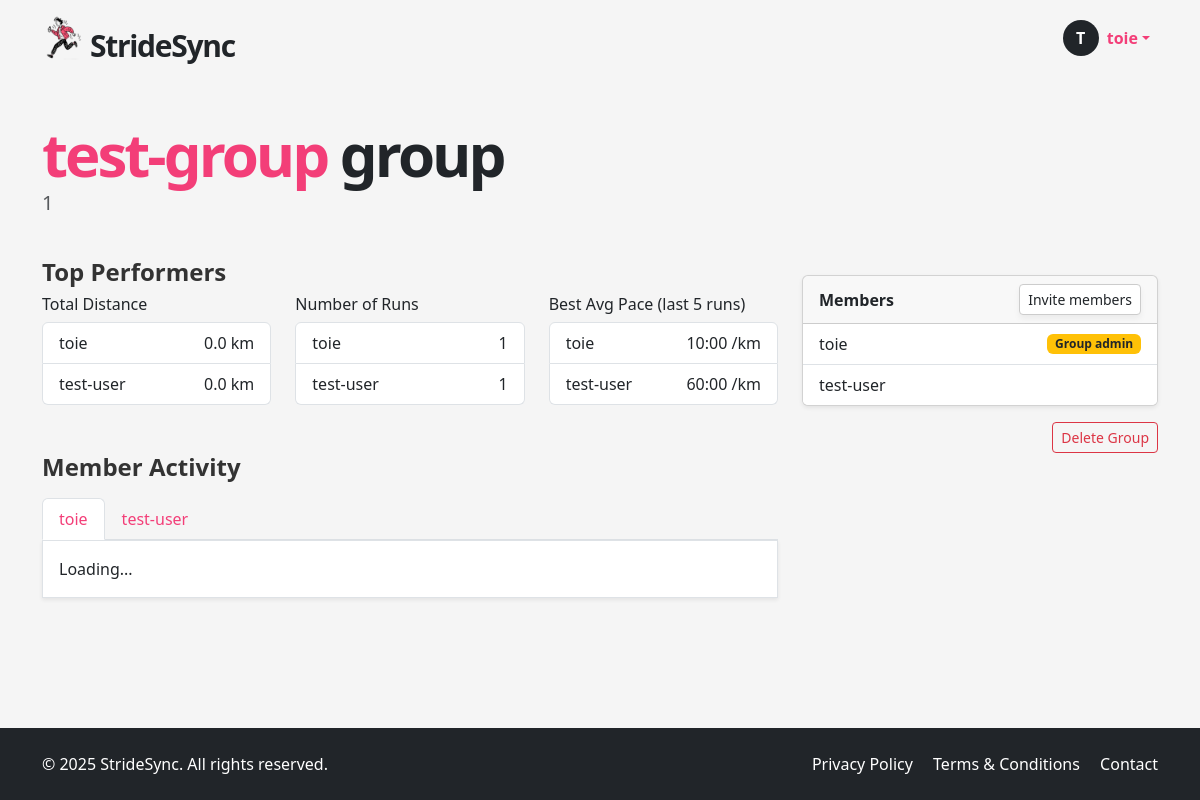
/groups/2 (signed in), run on the app's committed database.
### app/models.py (models this page shows, shortened)
class User(UserMixin, db.Model):
    __tablename__ = "users"
    id = sa.Column(sa.Integer, primary_key=True)
    email = sa.Column(sa.String(120), unique=True, nullable=False, index=True)
    password_hash = sa.Column(sa.String(256))
    username = sa.Column(sa.String(64), unique=True, nullable=False, index=True)
    role = sa.Column(sa.Enum(UserRole), default=UserRole.USER, nullable=False)
    is_verified = sa.Column(sa.Boolean, default=False)
    verification_token = sa.Column(sa.String(128), nullable=False, default=lambda: secrets.token_urlsafe(32))
    runs = so.relationship("Run", back_populates="user", cascade="all, delete-orphan")
    groups = so.relationship("Group", secondary=user_groups, back_populates="members")
    admin_of_groups = so.relationship("Group", secondary=group_admins, back_populates="admins")

class Group(db.Model):
    __tablename__ = "groups"
    id = sa.Column(sa.Integer, primary_key=True)
    name = sa.Column(sa.String(100), unique=True, nullable=False)
    description = sa.Column(sa.Text)
    members = so.relationship("User", secondary=user_groups, back_populates="groups")
    admins = so.relationship("User", secondary=group_admins, back_populates="admin_of_groups")
    runs = so.relationship("Run", secondary=run_groups, back_populates="groups")
    invites = so.relationship("GroupInvite", back_populates="group", cascade="all, delete-orphan")

### app/routes.py (the view)
@app.route('/groups/<int:group_id>')
@login_required
def view_group(group_id):
    group = db.session.get(Group, group_id)
    if not group:
        abort(404)
    if current_user not in group.members:
        flash("You are not a member of this group.", "warning")  #
        return redirect(url_for('dashboard'))
    top_distance = db.session.execute(
        sa.select(User.username, sa.func.sum(Run.distance).label('total_distance'))
        .select_from(User)
        .join(Run, Run.user_id == User.id)
        .join(run_groups, run_groups.c.run_id == Run.id)
        .where(run_groups.c.group_id == group_id)
        .group_by(User.username)
        .order_by(sa.desc('total_distance'))
        .limit(5)
    ).all()
    top_runs = db.session.execute(
        sa.select(User.username, sa.func.count(Run.id).label('run_count'))
        .join(Run, Run.user_id == User.id)
        .join(run_groups, run_groups.c.run_id == Run.id)
        .where(run_groups.c.group_id == group_id)
        .group_by(User.username)
        .order_by(sa.desc('run_count'))
        .limit(5)
    ).all()
    pace_data = []
    for user in group.members:
        recent_runs = db.session.scalars(
            sa.select(Run)
            .join(run_groups, run_groups.c.run_id == Run.id)
            .where(
                Run.user_id == user.id,
                run_groups.c.group_id == group_id
            )
            .order_by(Run.date.desc())
            .limit(5)
        ).all()
        if recent_runs:
            avg_pace = sum(run.pace for run in recent_runs) / len(recent_runs)
            pace_data.append((user.username, avg_pace))
    top_pace = sorted(pace_data, key=lambda x: x[1])[:5]  # lower pace = faster
    PER_PAGE = 5
    user_runs_paginated = {}
    for member in group.members:
        page = request.args.get(f'page_{member.id}', 1, type=int)
        runs = db.session.scalars(
            sa.select(Run)
            .join(run_groups, run_groups.c.run_id == Run.id)
            .where(
                Run.user_id == member.id,
                run_groups.c.group_id == group.id
            )
            .order_by(Run.date.desc())
            .limit(PER_PAGE)
            .offset((page - 1) * PER_PAGE)
        ).all()
        run_count = db.session.scalar(
            sa.select(sa.func.count(Run.id))
            .join(run_groups, run_groups.c.run_id == Run.id)
            .where(
                Run.user_id == member.id,
                run_groups.c.group_id == group.id
            )
        )
        user_runs_paginated[member.id] = {
            "runs": runs,
            "total": run_count,
            "pages": (run_count + PER_PAGE - 1) // PER_PAGE,
            "current": page,
        }
    print("Top distance data:", top_distance)
    return render_template(
        "group.html",
        group=group,
        is_admin=current_user in group.admins,
        top_distance=top_distance,
        top_runs=top_runs,
        top_pace=top_pace,
        user_runs_paginated=user_runs_paginated
    )

### app/models.py (called while the page is built)
@login.user_loader
def load_user(id):
    return db.session.get(User, int(id))

### app/templates/group.html (shortened to what this page needs)
{% extends "base.html" %}
{% block content %}
<div class="container py-5">
  <h1 class="display-4 fw-bold mb-4 hero-title">
    <span>{{ group.name }}</span> group
  </h1>
  <p class="lead mt-3 text-muted" style="margin-top: -20px !important; margin-bottom: 40px;">
    {{ group.description }}
  </p>
  <div class="row">
    <div class="col-md-8">
      <div class="mb-5">
        <h4>Top Performers</h4>
        <div class="row">
          <div class="col-md-4">
            <h6>Total Distance</h6>
            {% if top_distance %}
              <ul class="list-group">
                {% for name, dist in top_distance %}
                  <li class="list-group-item d-flex justify-content-between">
                    <span>{{ name }}</span>
                    <span>{{ "%.1f"|format(dist / 1000) }} km</span>
                  </li>
                {% endfor %}
              </ul>
            {% else %}
              <p class="text-muted">No activity logged yet.</p>
            {% endif %}
          </div>
          <div class="col-md-4">
            <h6>Number of Runs</h6>
            {% if top_runs %}
              <ul class="list-group">
                {% for name, count in top_runs %}
                  <li class="list-group-item d-flex justify-content-between">
                    <span>{{ name }}</span>
                    <span>{{ count }}</span>
                  </li>
                {% endfor %}
              </ul>
            {% else %}
              <p class="text-muted">No activity logged yet.</p>
            {% endif %}
          </div>
          <div class="col-md-4">
            <h6>Best Avg Pace (last 5 runs)</h6>
            {% if top_pace %}
              <ul class="list-group">
                {% for name, pace in top_pace %}
                  <li class="list-group-item d-flex justify-content-between">
                    <span>{{ name }}</span>
                    <span>{{ "%d:%02d" % (pace // 60, pace % 60) }} /km</span>
                  </li>
                {% endfor %}
              </ul>
            {% else %}
              <p class="text-muted">No activity logged yet.</p>
            {% endif %}
          </div>
        </div>
      </div>
      <h4 class="mt-5">Member Activity</h4>
      <ul class="nav nav-tabs mt-3" id="memberTabs" role="tablist">
        {% for member in group.members %}
          <li class="nav-item" role="presentation">
            <button class="nav-link {% if loop.first %}active{% endif %}" id="tab-{{ member.id }}"
              data-bs-toggle="tab" data-bs-target="#user-{{ member.id }}" type="button" role="tab">
              {{ member.username }}
            </button>
          </li>
        {% endfor %}
      </ul>
      <div class="tab-content border p-3 bg-white shadow-sm" id="memberTabsContent">
        {% for member in group.members %}
          <div class="tab-pane fade {% if loop.first %}show active{% endif %}"
            id="user-{{ member.id }}" role="tabpanel" data-user-id="{{ member.id }}">
            <div class="run-list">Loading...</div>
          </div>
        {% endfor %}
      </div>
    </div>
    <div class="col-md-4">
      <div class="card shadow-sm members-card">
        <div class="card-header d-flex justify-content-between align-items-center">
          <strong>Members</strong>
          {% if current_user in group.admins %}
            <button class="btn btn-soft btn-sm" data-bs-toggle="modal" data-bs-target="#inviteModal">Invite members</button>
          {% endif %}
        </div>
        <ul class="list-group list-group-flush">
          {% for member in group.members %}
            <li class="list-group-item d-flex justify-content-between align-items-center">
              {{ member.username }}
              {% if member in group.admins %}
                <span class="badge bg-warning text-dark ms-2">Group admin</span>
              {% endif %}
            </li>
          {% endfor %}
        </ul>
      </div>
      {% if current_user in group.admins %}
        <div class="mt-3 text-end">
          <button class="btn btn-outline-danger btn-sm" data-bs-toggle="modal" data-bs-target="#deleteGroupModal">
            Delete Group
          </button>
        </div>
      {% endif %}
    </div>
  </div>
</div>
{% endblock %}

### app/templates/base.html (shortened to what this page needs)
<!DOCTYPE html>
<html lang="en">
<head>
  <link href="https://cdn.jsdelivr.net/npm/bootstrap@5.3.6/dist/css/bootstrap.min.css" rel="stylesheet">
  <link href="https://cdn.jsdelivr.net/npm/bootstrap-icons@1.10.5/font/bootstrap-icons.css" rel="stylesheet">
  <link rel="stylesheet" href="{{ url_for('static', filename='style.css') }}">
</head>
<body>
  <header>
    <nav class="navbar navbar-expand-lg">
      <div class="container">
        <a href="/index" class="text-decoration-none logo-container d-flex align-items-center">
          <img src="{{ url_for('static', filename='img/icon.png') }}" width="40px" alt="StrideSync logo">
          <p class="logo mb-0 ms-2">StrideSync</p>
        </a>
        <div class="collapse navbar-collapse justify-content-end" id="navbarNav">
          <ul class="navbar-nav ms-auto">
            {% if current_user.is_anonymous %}
              <li class="nav-item">
                <a class="btn btn-dark px-4" href="{{ url_for('login') }}">LOGIN</a>
              </li>
            {% else %}
              <li class="nav-item dropdown">
                <a class="nav-link dropdown-toggle d-flex align-items-center" href="#" id="userDropdown" role="button" data-bs-toggle="dropdown" aria-expanded="false">
                  <div class="avatar-circle bg-dark text-white rounded-circle d-flex justify-content-center align-items-center me-2" style="width: 36px; height: 36px; font-weight: bold;">
                    {{ current_user.username[0]|upper }}
                  </div>
                  <span class="fw-semibold">{{ current_user.username }}</span>
                </a>
              </li>
            {% endif %}
          </ul>
        </div>
      </div>
    </nav>
  </header>
  <main>
    {% block content %}{% endblock %}
  </main>
  <footer class="bg-dark text-white py-4">
    <div class="container d-flex flex-column flex-md-row justify-content-between align-items-center">
      <div class="mb-2 mb-md-0">
        &copy; 2025 StrideSync. All rights reserved.
      </div>
      <div>
        <a href="/privacy" class="text-white text-decoration-none me-3">Privacy Policy</a>
        <a href="/terms" class="text-white text-decoration-none me-3">Terms & Conditions</a>
        <a href="/contact" class="text-white text-decoration-none">Contact</a>
      </div>
    </div>
  </footer>
</body>
</html>

### app/static/style.css (style rules this page uses)
html, body { height: 100%; margin: 0; display: flex; flex-direction: column; scroll-behavior: smooth; }
body { background-color: #f5f5f5; }
main { flex: 1; }
h4 { font-weight: 700; color: #333; }
a { color: #f33e78; }
.logo { font-size: 30px; font-weight: 700; letter-spacing: -1.3px; margin-top: 15px; }
.logo-container { color: unset; }
.hero-title { font-weight: 900 !important; font-size: 60px; letter-spacing: -3px; line-height: 60px; }
.hero-title span { color: #f33e78; }
.btn-soft, .btn-soft-white { background: white; border: 1px solid #ccc; box-shadow: 0 4px 6px rgba(0,0,0,0.05); }
.nav-link { color: #f33e78 !important; }
footer { background-color: #333; }
.members-card { margin-top: 17px; }

### data on the page
User: username "T", username "toie", count "1", value "10:00", shows "Group admin"
Group: name "test-group", description "1"
User: username "test-user", is_verified "1", value "60:00"

### other printed values
{{ name }} "toie" "test-user"
{{ "%.1f"|format(dist / 1000) }} "0.0" "0.0"
